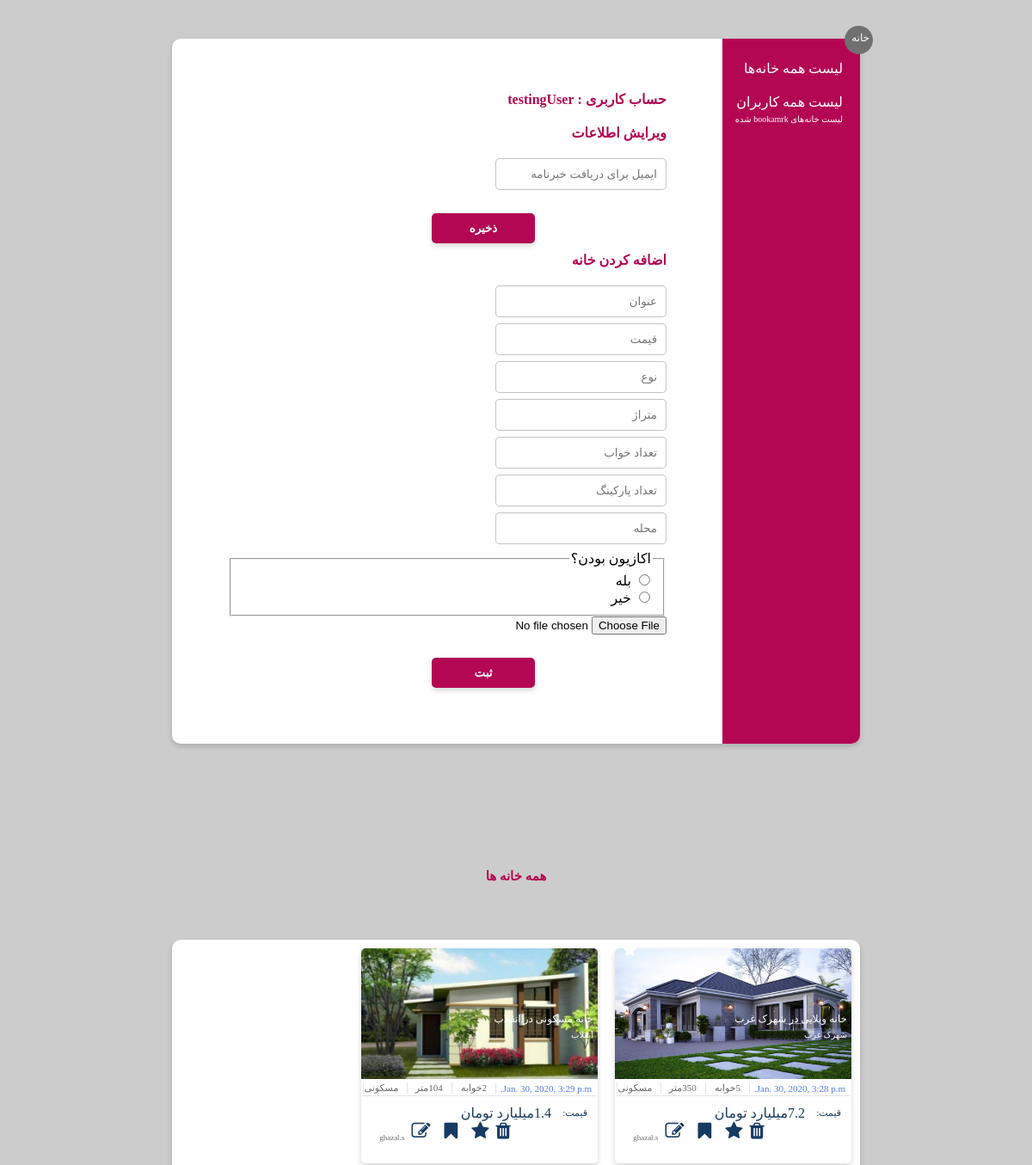
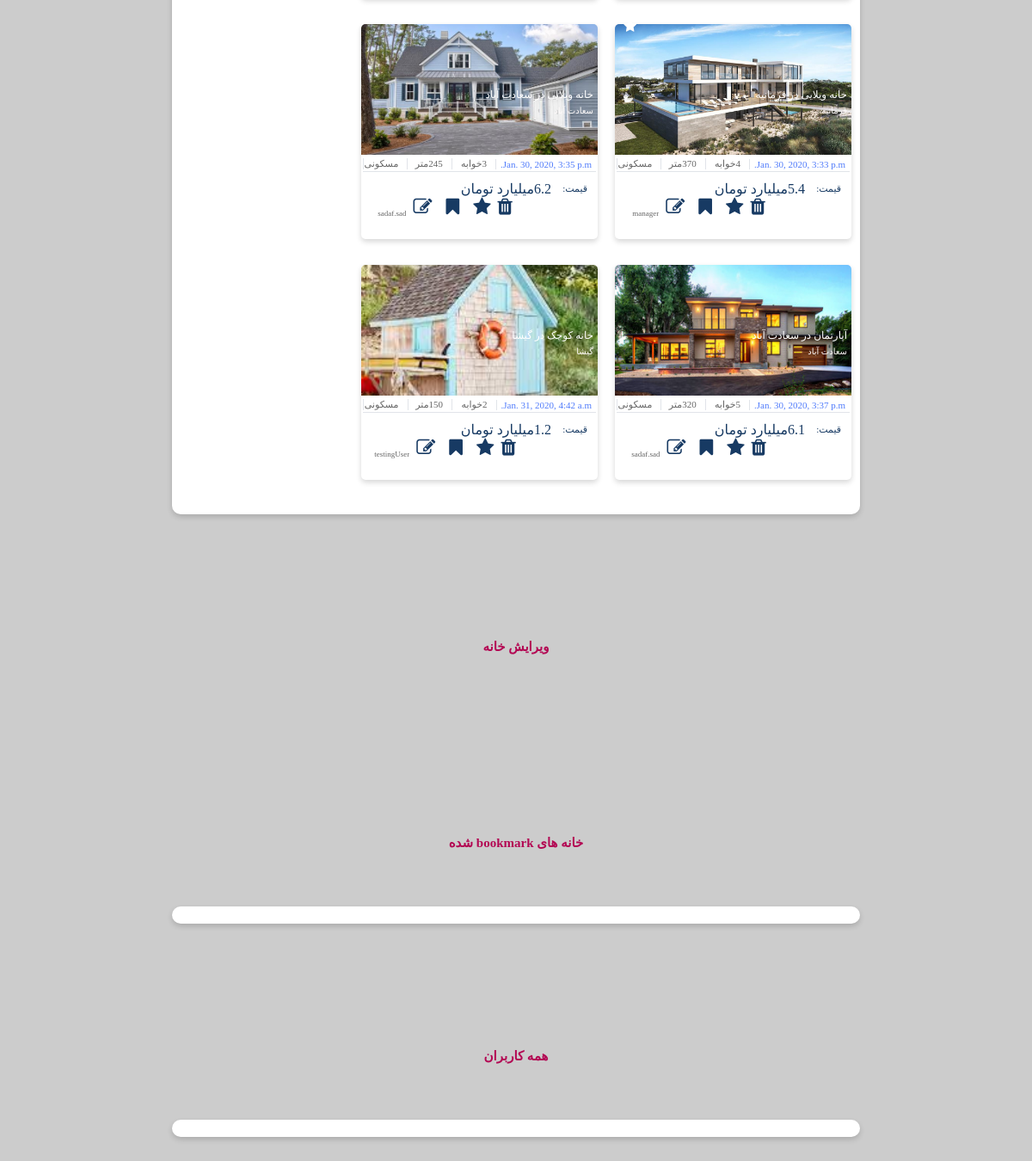
/homes/allHomes (signed in), run on the app's committed database (2 pictures, top to bottom).
### homes/models.py (models this page shows)
class Housing(models.Model):
    title = models.CharField(max_length=200)
    price = models.FloatField()
    type = models.CharField(max_length=50)
    area = models.IntegerField()
    bedrooms = models.IntegerField()
    parkings = models.IntegerField()
    locality = models.CharField(max_length=200)
    created_at = models.DateTimeField(auto_now_add=True)
    pic = models.ForeignKey(Image, on_delete=models.SET_NULL, null=True)
    estate = models.CharField(max_length=50)
    star = models.BooleanField(default=False)

class Image(models.Model):
    image = models.CharField(max_length=500)

### homes/views.py (the view)
# urls.py: path('allHomes', views.showAllHomes, name='allHomes'),
def showAllHomes(request):
    h = Housing.objects.all()
    usernameHome = None
    if request.user.is_authenticated:
        usernameHome = request.user.username
    gotodiv = 'sec4HeadHome'
    return render(request, 'manager.html', {'results': h, 'username': usernameHome, 'jump': gotodiv})

### homes/templates/manager.html (shortened to what this page needs)
{% load static %}
<!DOCTYPE html PUBLIC "-//W3C//DTD XHTML 1.0 Strict//EN" "http://www.w3.org/TR/xhtml1/DTD/xhtml1-strict.dtd">
<html xmlns="http://www.w3.org/1999/xhtml">
        <head>
                <link rel="stylesheet"
          href="https://cdnjs.cloudflare.com/ajax/libs/font-awesome/4.7.0/css/font-awesome.min.css"/>
                <link rel="stylesheet" href={% static "CSS/managerUserStyle.css" %} />
        </head>
        <body>
            <div id="background">
                <div class="infoPage" style="height: 820px;margin-top: 45px;margin-bottom: 45px">
                    <div id="cancelButton" >
                        <a href={% url 'index' %} style="font-size: 12px; color: white; text-decoration: none;width: 100%;margin-left: auto;margin-right: 4px; margin-top: 7px;display: block;">خانه</a>
                    </div>
                    <div id="sidebar" style="position:relative;">
                        <a  href={% url "allHomes" %} id="headerForForm" style="color:white;padding-top: 10px;padding-right: 20px;position: relative;top: 25px;cursor: pointer;text-decoration: none;">لیست همه خانه‌ها</a>
                        <a  href={% url "allUsers" %} id="headerForForm" style="color:white;padding-top: 10px;padding-right: 20px;position: relative;top: 45px;cursor: pointer;text-decoration: none;">لیست همه کاربران</a>
                        <a  href={% url "bookmarks" %} id="headerForForm" style="font-size:10px;color:white;padding-top: 10px;padding-right: 20px;position: relative;top: 45px;cursor: pointer;text-decoration: none;">لیست خانه‌های bookamrk شده</a>
                    </div>
                    <div id="formBar">
                        <div id="form">
                            <div class="selectionBar">
                                <h1 id="headerForForm">حساب کاربری : {{ username }}</h1>
                                <form method="POST" action="changeEmail">
                                <h1 id="headerForForm">ویرایش اطلاعات</h1>
                                <div id="completionForm">
                                    <div class="input">
                                            <input class="text" placeholder="ایمیل برای دریافت خبرنامه" type="text" name="newEmail" value="" required />
                                    </div>
                                    <button class="form-submit-button" type="submit" >ذخیره</button>
                                </div>
                                </form>
                            </div>
                            <div class="selectionBar">
                                <form method="POST" action="addHouse">
                                <h1 id="headerForForm">اضافه کردن خانه</h1>
                                <div id="completionForm">
                                    <div class="input">
                                            <input class="text" placeholder="عنوان" type="text" name="hometitle" value="" required />
                                    </div>
                                    <div class="input">
                                            <input class="text" placeholder="قیمت" type="text" name="homeprice" value="" required />
                                    </div>
                                    <div class="input">
                                            <input class="text" placeholder="نوع" type="text" name="hometype" value="" required />
                                    </div>
                                    <div class="input">
                                            <input class="text" placeholder="متراژ" type="text" name="homearea" value="" required />
                                    </div>
                                    <div class="input">
                                            <input class="text" placeholder="تعداد خواب" type="text" name="homebedrooms" value="" required />
                                    </div>
                                    <div class="input">
                                            <input class="text" placeholder="تعداد پارکینگ" type="text" name="homeparkings" value="" required />
                                    </div>
                                    <div class="input">
                                            <input class="text" placeholder="محله" type="text" name="homelocality" value="" required />
                                    </div>
                                    <fieldset>
                                    <legend>اکازیون بودن؟</legend>
                                    <input type="radio" name="homestar" value="True" /> بله <br />
                                    <input type="radio" name="homestar" value="False" /> خیر <br />
                                     </fieldset>                                   <div class="input">
                                            <input type="file" placeholder="عکس" name="homepic" accept="image/*">
                                    </div>
                                    <button class="form-submit-button" type="submit" >ثبت</button>
                                </div>
                                </form>
                            </div>
                        </div>
                    </div>
                </div>
            <div id="sec4HeadHome" style="margin-top: 100px">همه خانه ها </div>
                <div class="infoPage" style="margin-top: 45px;margin-bottom: 45px">
                    <div id="sec4Grid" >
                    {% for result in results %}
                     <div class="sec4Cards">
                        <div class="sec4Imgs"
                             style="background-image: url({{ result.pic.image}});">
                            <div class="sec4ImgsInfo">
                                <div>{{ result.title }}</div>
                            </div>
                            <div class="sec4ImgsInfo2">
                                <div>{{ result.locality }}</div>
                            </div>
                            {% if result.star %}
                                <div class="fa fa-star" style="color: white;position: relative;right: 250px;top:-40px;font-size: 16px"></div>
                            {% endif %}
                        </div>
                        <div class="sec4Info">
                            <div class="sec4details">
                                <div class="bluedetails4">
                                   <div >{{ result.created_at }}</div>
                                </div>
                                <div class="details4">
                                    <div>{{ result.bedrooms }}خوابه</div>
                                </div>
                                <div class="details4">
                                    <div>{{result.area}}متر </div>
                                </div>
                                <div class="details4">
                                    <div>{{ result.type }}</div>
                                </div>
                            </div>
                            <div class="sec4Price">
                                <div class="priceTex4">
                                    <div class="details42">
                                        <div class="details42small">قیمت:</div>
                                        <div>{{ result.price }}میلیارد تومان </div>
                                    </div>
                                </div>
                                <div class="sec4LogoDiv">
                                    <a class="fa fa-trash singleAction"  href="{% url 'deleteHousing' select=result.id %}"  aria-hidden="true" style="color: #173a63;font-size: 22px;text-decoration: none "></a>
                                    <a class="fa fa-star singleAction"  href="{% url 'starHousing' select=result.id %}"  aria-hidden="true" style="color: #173a63;font-size: 22px; margin-right: 8px;margin-left: 8px;text-decoration: none "></a>
                                    <a class="fa fa-bookmark singleAction"  href="{% url 'bookmarkHousing' select=result.id %}"  aria-hidden="true" style="color: #173a63;font-size: 22px; margin-right: 8px;margin-left: 8px;text-decoration: none "></a>
                                    <a class="fa fa-edit singleAction"  href="{% url 'editHousing' select=result.id %}"  aria-hidden="true" style="color: #173a63;font-size: 22px; margin-right: 8px;margin-left: 8px;text-decoration: none "></a>
                                    <span class="sec4LogoText">{{ result.estate }}</span></div>
                            </div>
                        </div>
                    </div>
                    {% endfor %}
                </div>
                </div>
            <div id="sec4HeadEdit" style="margin-top: 100px">ویرایش خانه </div>
                <div id="sec4Head‌Bookmark" style="margin-top: 100px">خانه های bookmark شده</div>
                <div class="infoPage" style="margin-top: 45px;margin-bottom: 45px">
                </div>
                    <div id="sec4HeadUser" style="margin-top: 100px">همه کاربران </div>
                            <div class="infoPage" style="margin-top: 45px;margin-bottom: 45px">
                </div>
            </div>
        </body>
</html>

### data on the page
Housing: pic.image (picture), title "خانه ویلایی در شهرک غرب", locality "شهرک غرب", star True (drawn), created_at "Jan. 30, 2020, 3:28 p.m.", bedrooms "5", area "350", type "مسکونی", price "7.2", estate "ghazal.s"
Housing: pic.image (picture), title "خانه مسکونی در انقلاب", locality "انقلاب", created_at "Jan. 30, 2020, 3:29 p.m.", bedrooms "2", area "104", type "مسکونی", price "1.4", estate "ghazal.s"
Housing: pic.image (picture), title "خانه ویلایی در فرمانیه", locality "فرمانیه", star True (drawn), created_at "Jan. 30, 2020, 3:33 p.m.", bedrooms "4", area "370", type "مسکونی", price "5.4", estate "manager"
Housing: pic.image (picture), title "خانه ویلایی در سعادت آباد", locality "سعادت آباد", created_at "Jan. 30, 2020, 3:35 p.m.", bedrooms "3", area "245", type "مسکونی", price "6.2", estate "sadaf.sad"
Housing: pic.image (picture), title "آپارتمان در سعادت آباد", locality "سعادت آباد", created_at "Jan. 30, 2020, 3:37 p.m.", bedrooms "5", area "320", type "مسکونی", price "6.1", estate "sadaf.sad"
Housing: pic.image (picture), title "خانه کوچک در گیشا", locality "گیشا", created_at "Jan. 31, 2020, 4:42 a.m.", bedrooms "2", area "150", type "مسکونی", price "1.2", estate "testingUser"

### other printed values
{{ username }} "testingUser"
